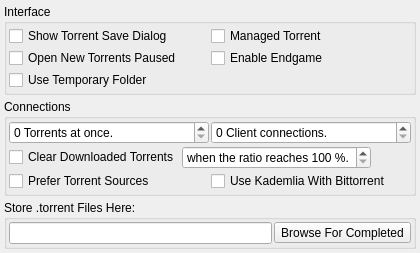
     <widget class="QWidget" name="pageBittorrent">
      <layout class="QGridLayout" name="gridLayout_35">
       <property name="margin">
        <number>4</number>
       </property>
       <property name="spacing">
        <number>4</number>
       </property>
       <item row="0" column="0">
        <widget class="QGroupBox" name="groupBoxBTInterface">
         <property name="maximumSize">
          <size>
           <width>16777215</width>
           <height>16777215</height>
          </size>
         </property>
         <property name="title">
          <string>Interface</string>
         </property>
         <layout class="QGridLayout" name="gridLayout_84">
          <property name="margin">
           <number>2</number>
          </property>
          <property name="spacing">
           <number>2</number>
          </property>
          <item row="0" column="0">
           <widget class="QCheckBox" name="checkBoxTorrentSaveDialog">
            <property name="text">
             <string>Show Torrent Save Dialog</string>
            </property>
           </widget>
          </item>
          <item row="1" column="0">
           <widget class="QCheckBox" name="checkBoxTorrentsStartPaused">
            <property name="text">
             <string>Open New Torrents Paused</string>
            </property>
           </widget>
          </item>
          <item row="2" column="0">
           <widget class="QCheckBox" name="checkBoxTorrentsUseTemp">
            <property name="text">
             <string>Use Temporary Folder</string>
            </property>
           </widget>
          </item>
          <item row="0" column="1">
           <widget class="QCheckBox" name="checkBoxManagedTorrent">
            <property name="text">
             <string>Managed Torrent</string>
            </property>
           </widget>
          </item>
          <item row="1" column="1">
           <widget class="QCheckBox" name="checkBoxTorrentsEndgame">
            <property name="text">
             <string>Enable Endgame</string>
            </property>
           </widget>
          </item>
         </layout>
        </widget>
       </item>
       <item row="1" column="0">
        <widget class="QGroupBox" name="groupBoxBTConnections">
         <property name="maximumSize">
          <size>
           <width>16777215</width>
           <height>16777215</height>
          </size>
         </property>
         <property name="title">
          <string>Connections</string>
         </property>
         <layout class="QGridLayout" name="gridLayout_83">
          <property name="margin">
           <number>2</number>
          </property>
          <property name="spacing">
           <number>2</number>
          </property>
          <item row="0" column="0">
           <widget class="QSpinBox" name="spinBoxTorrentsSimultaneous">
            <property name="suffix">
             <string> Torrents at once.</string>
            </property>
           </widget>
          </item>
          <item row="0" column="1">
           <widget class="QSpinBox" name="spinBoxTorrentsClientConnections">
            <property name="suffix">
             <string> Client connections.</string>
            </property>
           </widget>
          </item>
          <item row="4" column="0">
           <widget class="QCheckBox" name="checkBoxTorrentsPreferTorrent">
            <property name="text">
             <string>Prefer Torrent Sources</string>
            </property>
           </widget>
          </item>
          <item row="4" column="1">
           <widget class="QCheckBox" name="checkBoxTorrentsUseKademlia">
            <property name="text">
             <string>Use Kademlia With Bittorrent</string>
            </property>
           </widget>
          </item>
          <item row="1" column="0" colspan="2">
           <layout class="QGridLayout" name="gridLayout_95">
            <item row="0" column="0">
             <widget class="QCheckBox" name="checkBoxTorrentsClearDownloaded">
              <property name="text">
               <string>Clear Downloaded Torrents</string>
              </property>
             </widget>
            </item>
            <item row="0" column="1">
             <widget class="QSpinBox" name="spinBoxTorrentsRatioClear">
              <property name="sizePolicy">
               <sizepolicy hsizetype="MinimumExpanding" vsizetype="Fixed">
                <horstretch>0</horstretch>
                <verstretch>0</verstretch>
               </sizepolicy>
              </property>
              <property name="suffix">
               <string> %.</string>
              </property>
              <property name="prefix">
               <string>when the ratio reaches </string>
              </property>
              <property name="minimum">
               <number>100</number>
              </property>
              <property name="maximum">
               <number>300</number>
              </property>
             </widget>
            </item>
            <item row="0" column="2">
             <spacer name="horizontalSpacer_16">
              <property name="orientation">
               <enum>Qt::Horizontal</enum>
              </property>
              <property name="sizeType">
               <enum>QSizePolicy::Preferred</enum>
              </property>
              <property name="sizeHint" stdset="0">
               <size>
                <width>40</width>
                <height>20</height>
               </size>
              </property>
             </spacer>
            </item>
           </layout>
          </item>
         </layout>
        </widget>
       </item>
       <item row="2" column="0">
        <widget class="QGroupBox" name="groupBoxTorrentFolder">
         <property name="maximumSize">
          <size>
           <width>16777215</width>
           <height>16777215</height>
          </size>
         </property>
         <property name="title">
          <string>Store .torrent Files Here:</string>
         </property>
         <layout class="QGridLayout" name="gridLayout_85">
          <property name="margin">
           <number>2</number>
          </property>
          <property name="spacing">
           <number>2</number>
          </property>
          <item row="0" column="0">
           <widget class="QLineEdit" name="lineEditTorrentFolder"/>
          </item>
          <item row="0" column="1">
           <widget class="QToolButton" name="toolButtonTorrentBrowse">
            <property name="text">
             <string>Browse For Completed</string>
            </property>
            <property name="icon">
             <iconset resource="Graphics.qrc">
              <normaloff>:/Controls/Graphics/Controls/BrowseFolder.png</normaloff>:/Controls/Graphics/Controls/BrowseFolder.png</iconset>
            </property>
            <property name="iconSize">
             <size>
              <width>24</width>
              <height>24</height>
             </size>
            </property>
           </widget>
          </item>
         </layout>
        </widget>
       </item>
      </layout>
     </widget>
